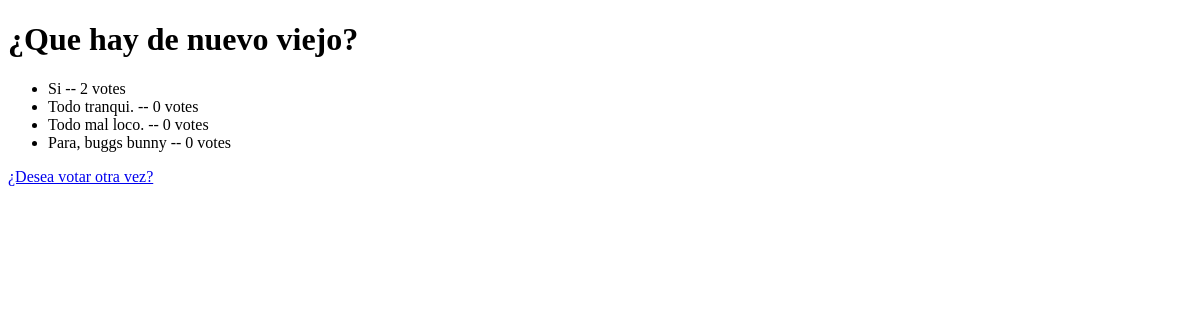
The app's page /polls/1/resultados/, older data.
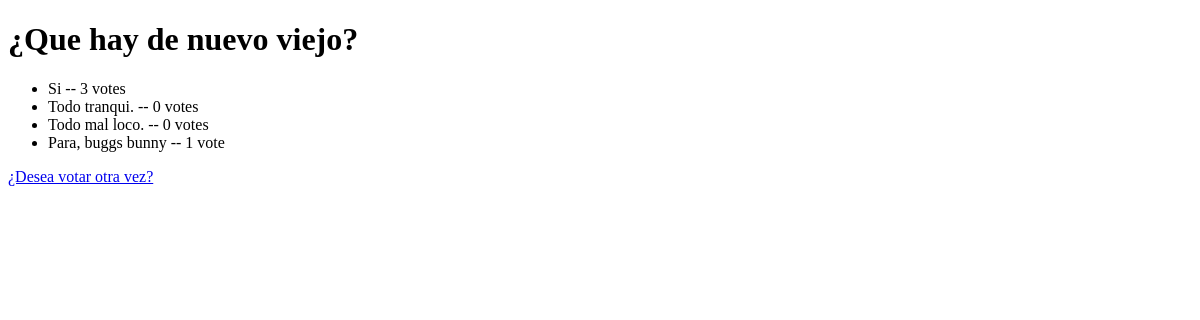
The same page, newer data.
### polls/models.py (models this page shows, shortened)
class opcion(models.Model):
    pregunta = models.ForeignKey(pregunta, on_delete=models.CASCADE)
    opcion = models.CharField(max_length=200)
    votos = models.IntegerField(default=0)

### polls/views.py (the view)
# urls.py: path("<int:pk>/resultados/", views.ResultsView.as_view(), name="resultados"),
class ResultsView(generic.DetailView):
    model = pregunta
    template_name = "polls/results.html"

### polls/templates/polls/results.html (shortened to what this page needs)
<!DOCTYPE html>
<html lang="en">
<head>
</head>
<body>
   <h1>{{ pregunta.pregunta }}</h1>
   <ul>
    {% for op in pregunta.opcion_set.all %}
    <li> {{op.opcion}} -- {{op.votos}} vote{{op.votos|pluralize }}</li>
    {% endfor %}
   </ul>
   <a href="{% url 'polls:detalle' pregunta.id%}">¿Desea votar otra vez?</a>
</body>
</html>

Row changes from the older to the newer data that the page shows:
changed opcion "Si": votos "2" → "3"
changed opcion "Para, buggs bunny": votos "0" → "1"
